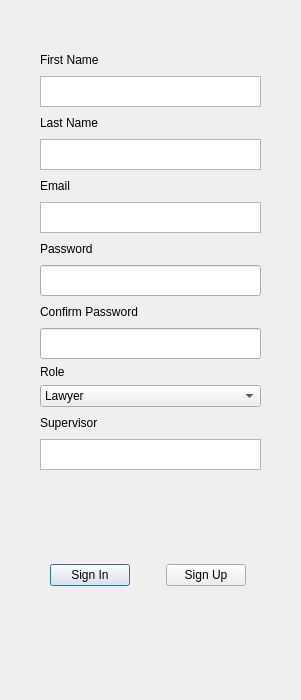
<?xml version="1.0" encoding="UTF-8"?>
<ui version="4.0">
 <class>loginAndSignUpDialog</class>
 <widget class="QDialog" name="loginAndSignUpDialog">
  <property name="geometry">
   <rect>
    <x>0</x>
    <y>0</y>
    <width>301</width>
    <height>700</height>
   </rect>
  </property>
  <property name="maximumSize">
   <size>
    <width>10000000</width>
    <height>10000000</height>
   </size>
  </property>
  <property name="windowTitle">
   <string>loginAndSignUpDialog</string>
  </property>
  <widget class="QStackedWidget" name="stackedWidget">
   <property name="geometry">
    <rect>
     <x>30</x>
     <y>20</y>
     <width>258</width>
     <height>521</height>
    </rect>
   </property>
   <property name="currentIndex">
    <number>1</number>
   </property>
   <widget class="QWidget" name="loginPage">
    <widget class="QWidget" name="layoutWidget">
     <property name="geometry">
      <rect>
       <x>10</x>
       <y>130</y>
       <width>227</width>
       <height>141</height>
      </rect>
     </property>
     <layout class="QVBoxLayout" name="verticalLayout_2">
      <item>
       <layout class="QVBoxLayout" name="emailVLayoutLogIn">
        <item>
         <widget class="QLabel" name="emailLabelLogIn">
          <property name="sizePolicy">
           <sizepolicy hsizetype="Fixed" vsizetype="Fixed">
            <horstretch>0</horstretch>
            <verstretch>0</verstretch>
           </sizepolicy>
          </property>
          <property name="minimumSize">
           <size>
            <width>81</width>
            <height>20</height>
           </size>
          </property>
          <property name="maximumSize">
           <size>
            <width>81</width>
            <height>20</height>
           </size>
          </property>
          <property name="text">
           <string>Email</string>
          </property>
          <property name="buddy">
           <cstring>emailTextEditLogIn</cstring>
          </property>
         </widget>
        </item>
        <item>
         <widget class="QTextEdit" name="emailTextEditLogIn">
          <property name="sizePolicy">
           <sizepolicy hsizetype="Fixed" vsizetype="Expanding">
            <horstretch>0</horstretch>
            <verstretch>0</verstretch>
           </sizepolicy>
          </property>
          <property name="minimumSize">
           <size>
            <width>221</width>
            <height>31</height>
           </size>
          </property>
          <property name="maximumSize">
           <size>
            <width>221</width>
            <height>31</height>
           </size>
          </property>
         </widget>
        </item>
       </layout>
      </item>
      <item>
       <layout class="QVBoxLayout" name="passwordVLayoutLogIn">
        <item>
         <widget class="QLabel" name="passwordLabelLogIn">
          <property name="minimumSize">
           <size>
            <width>63</width>
            <height>20</height>
           </size>
          </property>
          <property name="maximumSize">
           <size>
            <width>63</width>
            <height>20</height>
           </size>
          </property>
          <property name="text">
           <string>Password</string>
          </property>
         </widget>
        </item>
        <item>
         <widget class="QLineEdit" name="passwordLineEditLogIn">
          <property name="minimumSize">
           <size>
            <width>221</width>
            <height>31</height>
           </size>
          </property>
          <property name="maximumSize">
           <size>
            <width>211</width>
            <height>31</height>
           </size>
          </property>
         </widget>
        </item>
       </layout>
      </item>
     </layout>
    </widget>
   </widget>
   <widget class="QWidget" name="signUpPage">
    <widget class="QWidget" name="">
     <property name="geometry">
      <rect>
       <x>10</x>
       <y>30</y>
       <width>225</width>
       <height>461</height>
      </rect>
     </property>
     <layout class="QVBoxLayout" name="verticalLayout">
      <property name="sizeConstraint">
       <enum>QLayout::SetFixedSize</enum>
      </property>
      <item>
       <layout class="QVBoxLayout" name="firstNameVLayout">
        <property name="sizeConstraint">
         <enum>QLayout::SetMinimumSize</enum>
        </property>
        <item>
         <widget class="QLabel" name="firstNameLabel">
          <property name="sizePolicy">
           <sizepolicy hsizetype="Fixed" vsizetype="Fixed">
            <horstretch>0</horstretch>
            <verstretch>0</verstretch>
           </sizepolicy>
          </property>
          <property name="minimumSize">
           <size>
            <width>81</width>
            <height>20</height>
           </size>
          </property>
          <property name="maximumSize">
           <size>
            <width>81</width>
            <height>20</height>
           </size>
          </property>
          <property name="text">
           <string>First Name</string>
          </property>
         </widget>
        </item>
        <item>
         <widget class="QTextEdit" name="firstNameEdit">
          <property name="sizePolicy">
           <sizepolicy hsizetype="Fixed" vsizetype="Fixed">
            <horstretch>0</horstretch>
            <verstretch>0</verstretch>
           </sizepolicy>
          </property>
          <property name="minimumSize">
           <size>
            <width>221</width>
            <height>31</height>
           </size>
          </property>
          <property name="maximumSize">
           <size>
            <width>221</width>
            <height>31</height>
           </size>
          </property>
         </widget>
        </item>
       </layout>
      </item>
      <item>
       <layout class="QVBoxLayout" name="lastNameVLayout">
        <item>
         <widget class="QLabel" name="lastNameLabel">
          <property name="sizePolicy">
           <sizepolicy hsizetype="Fixed" vsizetype="Fixed">
            <horstretch>0</horstretch>
            <verstretch>0</verstretch>
           </sizepolicy>
          </property>
          <property name="minimumSize">
           <size>
            <width>81</width>
            <height>20</height>
           </size>
          </property>
          <property name="maximumSize">
           <size>
            <width>81</width>
            <height>20</height>
           </size>
          </property>
          <property name="text">
           <string>Last Name</string>
          </property>
         </widget>
        </item>
        <item>
         <widget class="QTextEdit" name="lastNameTextEdit">
          <property name="sizePolicy">
           <sizepolicy hsizetype="Fixed" vsizetype="Fixed">
            <horstretch>0</horstretch>
            <verstretch>0</verstretch>
           </sizepolicy>
          </property>
          <property name="minimumSize">
           <size>
            <width>221</width>
            <height>31</height>
           </size>
          </property>
          <property name="maximumSize">
           <size>
            <width>221</width>
            <height>31</height>
           </size>
          </property>
         </widget>
        </item>
       </layout>
      </item>
      <item>
       <layout class="QVBoxLayout" name="emailVlayout">
        <item>
         <widget class="QLabel" name="emailLabelSignUp">
          <property name="sizePolicy">
           <sizepolicy hsizetype="Fixed" vsizetype="Fixed">
            <horstretch>0</horstretch>
            <verstretch>0</verstretch>
           </sizepolicy>
          </property>
          <property name="minimumSize">
           <size>
            <width>81</width>
            <height>20</height>
           </size>
          </property>
          <property name="maximumSize">
           <size>
            <width>81</width>
            <height>20</height>
           </size>
          </property>
          <property name="text">
           <string>Email</string>
          </property>
         </widget>
        </item>
        <item>
         <widget class="QTextEdit" name="emailTextEditSignUp">
          <property name="sizePolicy">
           <sizepolicy hsizetype="Fixed" vsizetype="Fixed">
            <horstretch>0</horstretch>
            <verstretch>0</verstretch>
           </sizepolicy>
          </property>
          <property name="minimumSize">
           <size>
            <width>221</width>
            <height>31</height>
           </size>
          </property>
          <property name="maximumSize">
           <size>
            <width>221</width>
            <height>31</height>
           </size>
          </property>
         </widget>
        </item>
       </layout>
      </item>
      <item>
       <layout class="QVBoxLayout" name="passwordVLayoutSignUp">
        <item>
         <widget class="QLabel" name="passwordLabelSignUp">
          <property name="sizePolicy">
           <sizepolicy hsizetype="Fixed" vsizetype="Fixed">
            <horstretch>0</horstretch>
            <verstretch>0</verstretch>
           </sizepolicy>
          </property>
          <property name="minimumSize">
           <size>
            <width>63</width>
            <height>20</height>
           </size>
          </property>
          <property name="maximumSize">
           <size>
            <width>63</width>
            <height>20</height>
           </size>
          </property>
          <property name="text">
           <string>Password</string>
          </property>
         </widget>
        </item>
        <item>
         <widget class="QLineEdit" name="passwordLineEditSignUp">
          <property name="sizePolicy">
           <sizepolicy hsizetype="Fixed" vsizetype="Fixed">
            <horstretch>0</horstretch>
            <verstretch>0</verstretch>
           </sizepolicy>
          </property>
          <property name="minimumSize">
           <size>
            <width>221</width>
            <height>31</height>
           </size>
          </property>
         </widget>
        </item>
       </layout>
      </item>
      <item>
       <layout class="QVBoxLayout" name="confirmPasswordVLayout">
        <item>
         <widget class="QLabel" name="confirmPasswordLabel">
          <property name="sizePolicy">
           <sizepolicy hsizetype="Fixed" vsizetype="Fixed">
            <horstretch>0</horstretch>
            <verstretch>0</verstretch>
           </sizepolicy>
          </property>
          <property name="minimumSize">
           <size>
            <width>130</width>
            <height>20</height>
           </size>
          </property>
          <property name="maximumSize">
           <size>
            <width>130</width>
            <height>20</height>
           </size>
          </property>
          <property name="text">
           <string>Confirm Password</string>
          </property>
         </widget>
        </item>
        <item>
         <widget class="QLineEdit" name="confirmPasswordLineEdit">
          <property name="sizePolicy">
           <sizepolicy hsizetype="Fixed" vsizetype="Fixed">
            <horstretch>0</horstretch>
            <verstretch>0</verstretch>
           </sizepolicy>
          </property>
          <property name="minimumSize">
           <size>
            <width>221</width>
            <height>31</height>
           </size>
          </property>
         </widget>
        </item>
       </layout>
      </item>
      <item>
       <layout class="QVBoxLayout" name="comboBoxVLayout">
        <item>
         <widget class="QLabel" name="comboBoxLabel">
          <property name="sizePolicy">
           <sizepolicy hsizetype="Fixed" vsizetype="Fixed">
            <horstretch>0</horstretch>
            <verstretch>0</verstretch>
           </sizepolicy>
          </property>
          <property name="text">
           <string>Role</string>
          </property>
         </widget>
        </item>
        <item>
         <widget class="QComboBox" name="comboBox">
          <property name="sizePolicy">
           <sizepolicy hsizetype="Expanding" vsizetype="Fixed">
            <horstretch>0</horstretch>
            <verstretch>0</verstretch>
           </sizepolicy>
          </property>
          <item>
           <property name="text">
            <string>Lawyer</string>
           </property>
          </item>
          <item>
           <property name="text">
            <string>Supervisor</string>
           </property>
          </item>
         </widget>
        </item>
       </layout>
      </item>
      <item>
       <layout class="QVBoxLayout" name="supervisorVLayout">
        <item>
         <widget class="QLabel" name="supervisorLabel">
          <property name="sizePolicy">
           <sizepolicy hsizetype="Fixed" vsizetype="Fixed">
            <horstretch>0</horstretch>
            <verstretch>0</verstretch>
           </sizepolicy>
          </property>
          <property name="minimumSize">
           <size>
            <width>80</width>
            <height>20</height>
           </size>
          </property>
          <property name="maximumSize">
           <size>
            <width>80</width>
            <height>20</height>
           </size>
          </property>
          <property name="text">
           <string>Supervisor</string>
          </property>
         </widget>
        </item>
        <item>
         <widget class="QTextEdit" name="supervisorTextEdit">
          <property name="sizePolicy">
           <sizepolicy hsizetype="Fixed" vsizetype="Fixed">
            <horstretch>0</horstretch>
            <verstretch>0</verstretch>
           </sizepolicy>
          </property>
          <property name="minimumSize">
           <size>
            <width>221</width>
            <height>31</height>
           </size>
          </property>
          <property name="maximumSize">
           <size>
            <width>221</width>
            <height>31</height>
           </size>
          </property>
         </widget>
        </item>
       </layout>
      </item>
     </layout>
    </widget>
   </widget>
  </widget>
  <widget class="QWidget" name="layoutWidget">
   <property name="geometry">
    <rect>
     <x>50</x>
     <y>560</y>
     <width>196</width>
     <height>31</height>
    </rect>
   </property>
   <layout class="QHBoxLayout" name="loginAndSignUpButtonsLayout">
    <property name="spacing">
     <number>7</number>
    </property>
    <item>
     <widget class="QPushButton" name="loginButton">
      <property name="text">
       <string>Sign In</string>
      </property>
     </widget>
    </item>
    <item>
     <spacer name="loginAndSignUpHSpacer">
      <property name="orientation">
       <enum>Qt::Horizontal</enum>
      </property>
      <property name="sizeHint" stdset="0">
       <size>
        <width>20</width>
        <height>20</height>
       </size>
      </property>
     </spacer>
    </item>
    <item>
     <widget class="QPushButton" name="signUpButton">
      <property name="text">
       <string>Sign Up</string>
      </property>
     </widget>
    </item>
   </layout>
  </widget>
 </widget>
 <resources/>
 <connections/>
</ui>
